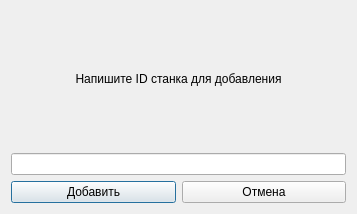
<?xml version="1.0" encoding="UTF-8"?>
<ui version="4.0">
 <class>AddMachineInList</class>
 <widget class="QDialog" name="AddMachineInList">
  <property name="geometry">
   <rect>
    <x>0</x>
    <y>0</y>
    <width>357</width>
    <height>214</height>
   </rect>
  </property>
  <property name="windowTitle">
   <string>Dialog</string>
  </property>
  <layout class="QGridLayout" name="gridLayout_2">
   <item row="0" column="0" rowspan="3" colspan="3">
    <layout class="QGridLayout" name="gridLayout">
     <item row="3" column="0">
      <widget class="QPushButton" name="pushButtonAddInList">
       <property name="text">
        <string>Добавить</string>
       </property>
      </widget>
     </item>
     <item row="3" column="1">
      <widget class="QPushButton" name="pushButtonCancel">
       <property name="text">
        <string>Отмена</string>
       </property>
      </widget>
     </item>
     <item row="2" column="0" colspan="2">
      <widget class="QLineEdit" name="lineID"/>
     </item>
     <item row="1" column="0" colspan="2">
      <widget class="QLabel" name="labelAddMachine">
       <property name="text">
        <string>Напишите ID станка для добавления</string>
       </property>
       <property name="alignment">
        <set>Qt::AlignmentFlag::AlignCenter</set>
       </property>
      </widget>
     </item>
    </layout>
   </item>
  </layout>
 </widget>
 <resources/>
 <connections/>
</ui>
